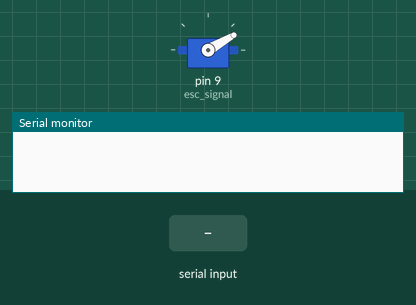
Bench run of a sketch on a simulated Arduino Uno, built with avr-gcc and run on an emulated ATmega328P. Shown: servo, the last lines printed to the serial monitor. The inputs (shaded band) are chosen by the test bench.

Above: at 3.2 s.
3.3 s: "s" received over Serial
At 3.8 s:
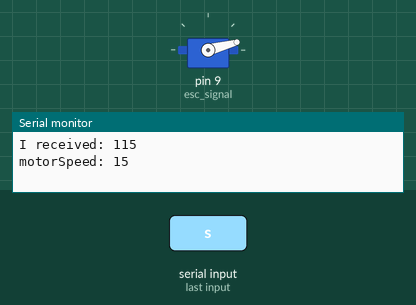
4.8 s: "w" received over Serial
At 6.1 s:
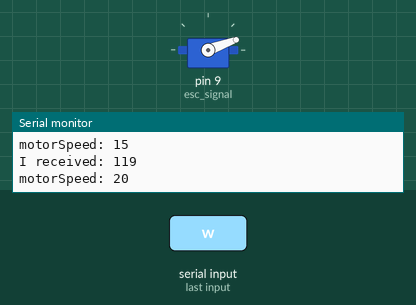
Timing chart, 0 to 7.8 s (numbered marks = the images above; inputs shaded):
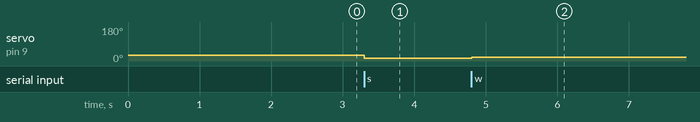

Measured:
- after the input at 3.3 s, servo on pin 9 (esc_signal): 30° → 15° at once
- after the input at 4.8 s, servo on pin 9 (esc_signal): 15° → 20° at once

The sketch:

ArduinoSerialTest.ino
```cpp
#include <Servo.h>
Servo esc_signal;

int incomingByte = 0;           // for incoming serial data
int motorSpeed = 20;
int delta = 5;

void setup() {
        esc_signal.attach(9);   //Specifies pin used for ESC
        esc_signal.write(30);   //Arms ESC

        Serial.begin(9600);     // opens serial port, sets data rate to 9600 bps

        delay(2000);            //Show time.
}

void loop() {

        // send data only when you receive data:
        if (Serial.available() > 0) {
                // read the incoming byte:
                incomingByte = Serial.read();

                // say what you got:
                Serial.print("I received: ");
                Serial.println(incomingByte);

                if(incomingByte == 119) {
                    motorSpeed = motorSpeed + delta;
                }

                else if(incomingByte == 115) {
                    motorSpeed = motorSpeed - delta;
                }

                Serial.print("motorSpeed: ");
                Serial.println(motorSpeed);

                esc_signal.write(motorSpeed);     //Set motor speed on ESC

                delay(100);
        }
}
```
